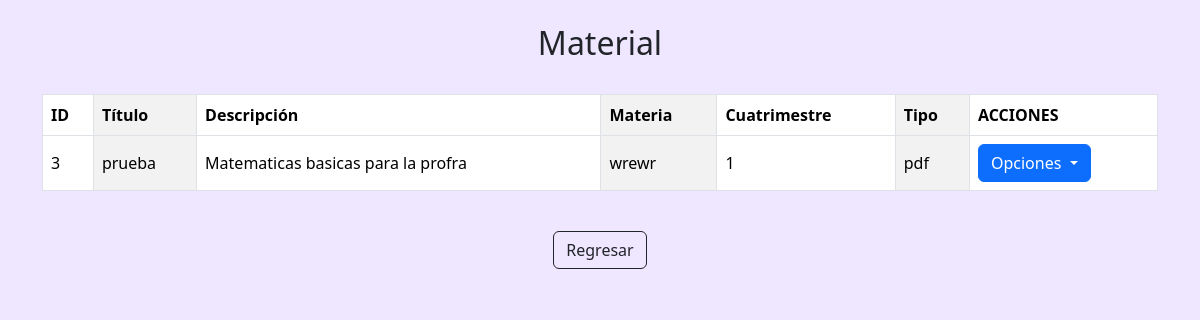
/MVC/index.php?action=ver_material_aprobado (signed in), run on the app's committed database.
### tables this page shows
CREATE TABLE `material` (
  `idMaterial` int(11) NOT NULL,
  `titulo` varchar(256) NOT NULL,
  `descripcion` text DEFAULT NULL,
  `fechaPublicacion` date NOT NULL,
  `materia` varchar(256) NOT NULL,
  `cuatrimestre` int(11) NOT NULL,
  `tipo` varchar(256) NOT NULL,
  `archivo` varchar(255) NOT NULL,
  `estado` varchar(256) NOT NULL,
  `idCategoria` int(11) NOT NULL
);

### MVC/app/controllers/UserController_mate.php (called while the page is built, shortened)
<?php
include_once 'app/models/UserModel_mate.php';
class UserController_mate {
    private $model;
    public function __construct($connection) {
        $this->model = new UserModel_mate($connection);
    }
    public function verMaterialAprobado() {
        $materiales = $this->model->obtenerMaterialAprobado();
        include __DIR__ . '/../views/ver_material_aprobado.php';
    }
}

### MVC/app/models/UserModel_mate.php (called while the page is built, shortened)
<?php
class UserModel_mate {
    private $connection;
    public function __construct($connection) {
        $this->connection = $connection;
    }
    public function obtenerMaterialAprobado() {
        $sql = "SELECT * FROM material WHERE estado = 'aprobado'";
        $result = $this->connection->query($sql);
        return $result;
    }
}

### MVC/app/views/ver_material_aprobado.php (the view, shortened to what this page needs)
<!DOCTYPE html>
<html lang="es">
<head>
    <link href="https://cdn.jsdelivr.net/npm/bootstrap@5.3.8/dist/css/bootstrap.min.css" rel="stylesheet">
    <script src="https://cdn.jsdelivr.net/npm/bootstrap@5.3.8/dist/js/bootstrap.bundle.min.js"></script></head>
    <link rel="stylesheet" href="/inicio_sesion/MVC/public/css/consult.css?v=<?php echo time();  ?>">
<body>
    <div class="container mt-4">
        <h2 class="text-center">Material</h2>
        <br>
        <div class="table-responsive">
            <table class="table table-striped-columns table-bordered align-middle">
                <thead >
                    <tr>
                        <th>ID</th>
                        <th>Título</th>
                        <th>Descripción</th>
                        <th>Materia</th>
                        <th>Cuatrimestre</th>
                        <th>Tipo</th>
                        <th>ACCIONES</th>
                    </tr>
                </thead>
                <tbody>
                    <?php while ($row = $materiales->fetch_assoc()) { ?>
                        <tr>
                            <td><?php echo $row['idMaterial']; ?></td>
                            <td><?php echo $row['titulo']; ?></td>
                            <td><?php echo $row['descripcion']; ?></td>
                            <td><?php echo $row['materia']; ?></td>
                            <td><?php echo $row['cuatrimestre']; ?></td>
                            <td><?php echo $row['tipo']; ?></td>
                            <td>
                                <div class="dropdown">
                                    <button class="btn btn-primary dropdown-toggle" type="button" id="dropdownMenuButton" data-bs-toggle="dropdown" aria-expanded="false">
                                        Opciones
                                    </button>
                                </div>
                            </td>
                        </tr>
                    <?php } ?>
                </tbody>
            </table>
        </div>
        <br>
        <center>
            <a href="index.php?action=pagina_inicio_alum" class="btn active">Regresar</a>
        </center>
    </div>
</body>
</html>

### MVC/public/css/consult.css (style rules this page uses)
body { background-color: rgba(106, 13, 255, 0.10); min-height: 100vh; margin: 0; padding: 0; }

### data on the page
material: idMaterial "3", titulo "prueba", descripcion "Matematicas basicas para la profra", materia "wrewr", cuatrimestre "1", tipo "pdf"
